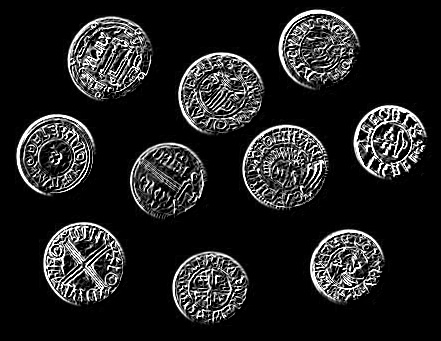
#> input picture gradientmag.jpg, 441 x 341 px
$ python hough.py
#> lines starting #> are read from the running program, lines starting #| are printed output that depends on the picture; after the words box and inside, x2 and y2 are one past the last pixel; in counts of white or black regions, pixels touching at a corner belong together
import cv2
import numpy as np

gradient_magnitude = cv2.imread("gradientmag.jpg", -1 );
#> gradient_magnitude is the input picture: shape (341, 441); min 0, max 255, mean 33.1
gradient_direction = cv2.imread("gradientdirection.jpg", -1 );
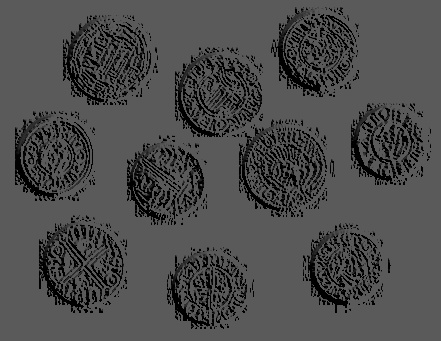
#> input picture gradientdirection.jpg, 441 x 341 px
#> gradient_direction is the input picture: shape (341, 441); min 0, max 97, mean 75.7

def hough(gradient_magnitude, gradient_direction, T):
  threshold_image = threshold(gradient_magnitude, T)
  d1 = threshold_image.shape[0]
  print(threshold_image.shape[0])
  print(threshold_image.shape[1])
  d2 = threshold_image.shape[1]
  rs = np.linspace(1, 75, 75, dtype=int)
  hough3D = np.zeros([d1, d2, len(rs)], dtype=np.float32)

  for y in range(0, threshold_image.shape[0]):
    for x in range(0, threshold_image.shape[1]):
      if threshold_image[y,x] == 255:
        for k in rs:
          x0 = int(y + k * np.cos(gradient_direction[y,x]))
          y0 = int(x + k * np.cos(gradient_direction[y,x]))
          if x0 <= d1 - k and y0 <= d2 - k:
            hough3D[x0,y0,k-1] = hough3D[x0,y0,k-1] + 1
          x0 = int(y - k * np.cos(gradient_direction[y,x]))
          y0 = int(x - k * np.cos(gradient_direction[y,x]))
          if x0 <= d1 - k and x0 > 0 and y0 <= d2 - k and y > 0:
            hough3D[x0,y0,k-1] = hough3D[x0,y0,k-1] + 1

  print("hough returns")

  return hough3D

def threshold(gradient_magnitude, T):

  threshold_image = np.zeros([gradient_magnitude.shape[0], gradient_magnitude.shape[1]], dtype=np.float64)
  for y in range(0, gradient_magnitude.shape[0]):
    for x in range(0, gradient_magnitude.shape[1]):
      if gradient_magnitude[y,x] > T:
        threshold_image[y,x] = 255


  return threshold_image


hough_space = hough(gradient_magnitude, gradient_direction, 160)
#> after the loop in threshold, `for y in range(0, gradient_magnitude.shape[0]):`:
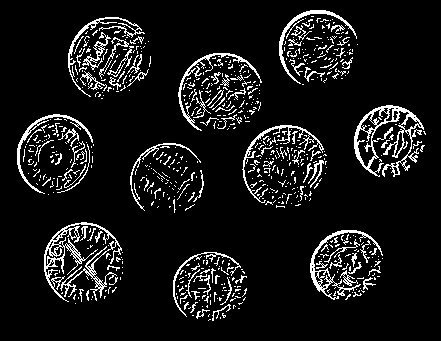
#> threshold_image: shape (341, 441) float64; 9.1% white in thin lines or dots, all inside (x1, y1, x2, y2) = (17, 10, 426, 321)
#| 341
#| 441

hough_image = np.zeros([hough_space.shape[0], hough_space.shape[1]], dtype=np.float64)


for x in range(0, hough_space.shape[0]):
  for y in range(0, hough_space.shape[1]):
    summ = 0
    for r in range(0, hough_space.shape[2]):
      summ += hough_space[x,y,r]
      hough_image[x,y] = summ
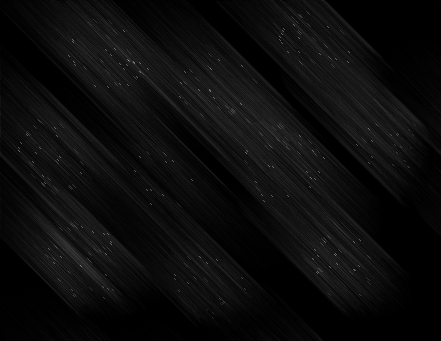
#> hough_image: shape (341, 441) float64; min 0, max 171, mean 12


cv2.imwrite("houghimage.jpg", hough_image);
